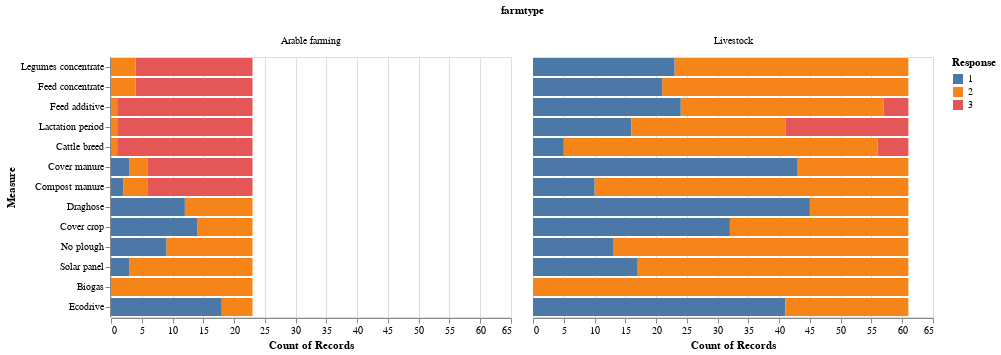

The code cell stored with this chart in its notebook:
### Code cell
# create barplot
alt.Chart(mitigation_df).mark_bar().encode(
    x='count(response)',
    y=alt.Y('measure', axis=alt.Axis(title='Measure'), sort=['Legumes concentrate', 'Feed concentrate', 'Feed additive', 'Lactation period', 'Cattle breed', 'Cover manure', 'Compost manure', 'Draghose', 'Cover crop', 'No plough', 'Solar panel', 'Biogas', 'Ecodrive']),
    color=alt.Color('response:N', legend=alt.Legend(title='Response')),
    column=alt.Column('farmtype')
).transform_filter(
    (datum.farmtype == 'Arable farming') | (datum.farmtype == 'Livestock')
)

# manually save in notebook

### Figure 1 — Vega-Lite specification as saved in the notebook (floating-point values rounded to 4 significant figures; data arrays with more than 128 entries replaced by an {"elided": "..."} marker saying what was removed)
{"config": {"view": {"continuousWidth": 400, "continuousHeight": 300}}, "data": {"name": "data-4b3ec59b7490bba3cf709a5a2595c3c8"}, "mark": "bar", "encoding": {"color": {"type": "nominal", "field": "response", "legend": {"title": "Response"}}, "column": {"type": "nominal", "field": "farmtype"}, "x": {"type": "quantitative", "aggregate": "count", "field": "response"}, "y": {"type": "nominal", "axis": {"title": "Measure"}, "field": "measure", "sort": ["Legumes concentrate", "Feed concentrate", "Feed additive", "Lactation period", "Cattle breed", "Cover manure", "Compost manure", "Draghose", "Cover crop", "No plough", "Solar panel", "Biogas", "Ecodrive"]}}, "transform": [{"filter": "((datum.farmtype === 'Arable farming') || (datum.farmtype === 'Livestock'))"}], "$schema": "https://vega.github.io/schema/vega-lite/v4.8.1.json", "datasets": {"data-4b3ec59b7490bba3cf709a5a2595c3c8": {"elided": "1365 records"}}}
